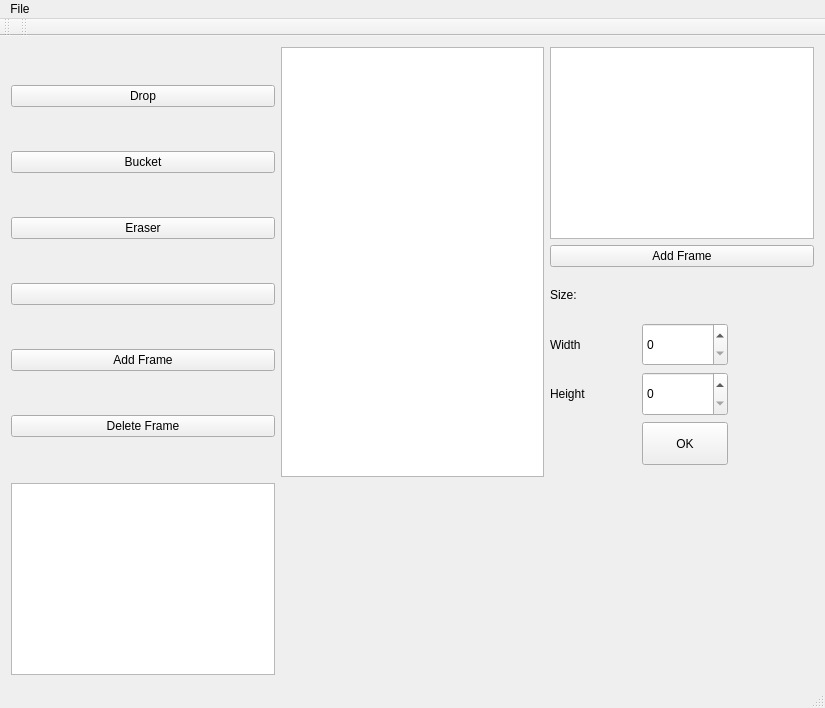
<?xml version="1.0" encoding="UTF-8"?>
<ui version="4.0">
 <class>SpriteView</class>
 <widget class="QMainWindow" name="SpriteView">
  <property name="geometry">
   <rect>
    <x>0</x>
    <y>0</y>
    <width>825</width>
    <height>708</height>
   </rect>
  </property>
  <property name="minimumSize">
   <size>
    <width>0</width>
    <height>0</height>
   </size>
  </property>
  <property name="maximumSize">
   <size>
    <width>16777215</width>
    <height>16777215</height>
   </size>
  </property>
  <property name="palette">
   <palette>
    <active>
     <colorrole role="Highlight">
      <brush brushstyle="SolidPattern">
       <color alpha="0">
        <red>255</red>
        <green>255</green>
        <blue>255</blue>
       </color>
      </brush>
     </colorrole>
     <colorrole role="HighlightedText">
      <brush brushstyle="SolidPattern">
       <color alpha="0">
        <red>255</red>
        <green>255</green>
        <blue>255</blue>
       </color>
      </brush>
     </colorrole>
    </active>
    <inactive>
     <colorrole role="Highlight">
      <brush brushstyle="SolidPattern">
       <color alpha="0">
        <red>255</red>
        <green>255</green>
        <blue>255</blue>
       </color>
      </brush>
     </colorrole>
     <colorrole role="HighlightedText">
      <brush brushstyle="SolidPattern">
       <color alpha="0">
        <red>255</red>
        <green>255</green>
        <blue>255</blue>
       </color>
      </brush>
     </colorrole>
    </inactive>
    <disabled>
     <colorrole role="Highlight">
      <brush brushstyle="SolidPattern">
       <color alpha="255">
        <red>240</red>
        <green>240</green>
        <blue>240</blue>
       </color>
      </brush>
     </colorrole>
     <colorrole role="HighlightedText">
      <brush brushstyle="SolidPattern">
       <color alpha="0">
        <red>255</red>
        <green>255</green>
        <blue>255</blue>
       </color>
      </brush>
     </colorrole>
    </disabled>
   </palette>
  </property>
  <property name="windowTitle">
   <string>SpriteView</string>
  </property>
  <widget class="QWidget" name="centralWidget">
   <property name="maximumSize">
    <size>
     <width>16777215</width>
     <height>16777215</height>
    </size>
   </property>
   <layout class="QGridLayout" name="gridLayout_2">
    <item row="0" column="2">
     <widget class="QTableWidget" name="framesTable"/>
    </item>
    <item row="1" column="2">
     <widget class="QPushButton" name="addFrameButton">
      <property name="text">
       <string>Add Frame</string>
      </property>
     </widget>
    </item>
    <item row="2" column="2">
     <layout class="QGridLayout" name="gridLayout">
      <item row="0" column="0">
       <widget class="QLabel" name="sizeLabel">
        <property name="sizePolicy">
         <sizepolicy hsizetype="MinimumExpanding" vsizetype="MinimumExpanding">
          <horstretch>0</horstretch>
          <verstretch>0</verstretch>
         </sizepolicy>
        </property>
        <property name="text">
         <string>Size:</string>
        </property>
       </widget>
      </item>
      <item row="1" column="0">
       <widget class="QLabel" name="widthLabel">
        <property name="sizePolicy">
         <sizepolicy hsizetype="MinimumExpanding" vsizetype="MinimumExpanding">
          <horstretch>0</horstretch>
          <verstretch>0</verstretch>
         </sizepolicy>
        </property>
        <property name="text">
         <string>Width</string>
        </property>
       </widget>
      </item>
      <item row="2" column="0">
       <widget class="QLabel" name="heightLabel">
        <property name="sizePolicy">
         <sizepolicy hsizetype="MinimumExpanding" vsizetype="MinimumExpanding">
          <horstretch>0</horstretch>
          <verstretch>0</verstretch>
         </sizepolicy>
        </property>
        <property name="text">
         <string>Height</string>
        </property>
       </widget>
      </item>
      <item row="1" column="1">
       <widget class="QSpinBox" name="widthBox">
        <property name="sizePolicy">
         <sizepolicy hsizetype="MinimumExpanding" vsizetype="MinimumExpanding">
          <horstretch>0</horstretch>
          <verstretch>0</verstretch>
         </sizepolicy>
        </property>
       </widget>
      </item>
      <item row="2" column="1">
       <widget class="QSpinBox" name="heightBox">
        <property name="sizePolicy">
         <sizepolicy hsizetype="MinimumExpanding" vsizetype="MinimumExpanding">
          <horstretch>0</horstretch>
          <verstretch>0</verstretch>
         </sizepolicy>
        </property>
       </widget>
      </item>
      <item row="3" column="1">
       <widget class="QPushButton" name="okButton">
        <property name="sizePolicy">
         <sizepolicy hsizetype="MinimumExpanding" vsizetype="Expanding">
          <horstretch>0</horstretch>
          <verstretch>0</verstretch>
         </sizepolicy>
        </property>
        <property name="text">
         <string>OK</string>
        </property>
       </widget>
      </item>
      <item row="3" column="2">
       <spacer name="horizontalSpacer">
        <property name="orientation">
         <enum>Qt::Horizontal</enum>
        </property>
        <property name="sizeHint" stdset="0">
         <size>
          <width>40</width>
          <height>20</height>
         </size>
        </property>
       </spacer>
      </item>
      <item row="3" column="0">
       <spacer name="horizontalSpacer_2">
        <property name="orientation">
         <enum>Qt::Horizontal</enum>
        </property>
        <property name="sizeHint" stdset="0">
         <size>
          <width>40</width>
          <height>20</height>
         </size>
        </property>
       </spacer>
      </item>
     </layout>
    </item>
    <item row="0" column="0" rowspan="5">
     <layout class="QVBoxLayout" name="verticalLayout">
      <item>
       <widget class="QPushButton" name="dropButton">
        <property name="sizePolicy">
         <sizepolicy hsizetype="MinimumExpanding" vsizetype="Fixed">
          <horstretch>0</horstretch>
          <verstretch>0</verstretch>
         </sizepolicy>
        </property>
        <property name="text">
         <string>Drop</string>
        </property>
       </widget>
      </item>
      <item>
       <widget class="QPushButton" name="bucketButton">
        <property name="sizePolicy">
         <sizepolicy hsizetype="MinimumExpanding" vsizetype="Fixed">
          <horstretch>0</horstretch>
          <verstretch>0</verstretch>
         </sizepolicy>
        </property>
        <property name="text">
         <string>Bucket</string>
        </property>
       </widget>
      </item>
      <item>
       <widget class="QPushButton" name="eraseButton">
        <property name="sizePolicy">
         <sizepolicy hsizetype="MinimumExpanding" vsizetype="Fixed">
          <horstretch>0</horstretch>
          <verstretch>0</verstretch>
         </sizepolicy>
        </property>
        <property name="text">
         <string>Eraser</string>
        </property>
       </widget>
      </item>
      <item>
       <widget class="QPushButton" name="colorButton">
        <property name="sizePolicy">
         <sizepolicy hsizetype="MinimumExpanding" vsizetype="Fixed">
          <horstretch>0</horstretch>
          <verstretch>0</verstretch>
         </sizepolicy>
        </property>
        <property name="text">
         <string/>
        </property>
       </widget>
      </item>
      <item>
       <widget class="QPushButton" name="AddFrame">
        <property name="text">
         <string>Add Frame</string>
        </property>
       </widget>
      </item>
      <item>
       <widget class="QPushButton" name="DeleteFrame">
        <property name="text">
         <string>Delete Frame</string>
        </property>
       </widget>
      </item>
     </layout>
    </item>
    <item row="0" column="1" rowspan="5">
     <layout class="QHBoxLayout" name="horizontalLayout">
      <item>
       <widget class="QTableWidget" name="tableWidget">
        <property name="palette">
         <palette>
          <active>
           <colorrole role="Highlight">
            <brush brushstyle="SolidPattern">
             <color alpha="0">
              <red>240</red>
              <green>119</green>
              <blue>70</blue>
             </color>
            </brush>
           </colorrole>
          </active>
          <inactive>
           <colorrole role="Highlight">
            <brush brushstyle="SolidPattern">
             <color alpha="0">
              <red>240</red>
              <green>119</green>
              <blue>70</blue>
             </color>
            </brush>
           </colorrole>
          </inactive>
          <disabled>
           <colorrole role="Highlight">
            <brush brushstyle="SolidPattern">
             <color alpha="255">
              <red>240</red>
              <green>240</green>
              <blue>240</blue>
             </color>
            </brush>
           </colorrole>
          </disabled>
         </palette>
        </property>
        <property name="rowCount">
         <number>0</number>
        </property>
        <attribute name="horizontalHeaderVisible">
         <bool>false</bool>
        </attribute>
        <attribute name="horizontalHeaderCascadingSectionResizes">
         <bool>false</bool>
        </attribute>
        <attribute name="horizontalHeaderDefaultSectionSize">
         <number>15</number>
        </attribute>
        <attribute name="horizontalHeaderHighlightSections">
         <bool>false</bool>
        </attribute>
        <attribute name="horizontalHeaderMinimumSectionSize">
         <number>15</number>
        </attribute>
        <attribute name="horizontalHeaderShowSortIndicator" stdset="0">
         <bool>false</bool>
        </attribute>
        <attribute name="verticalHeaderVisible">
         <bool>false</bool>
        </attribute>
        <attribute name="verticalHeaderCascadingSectionResizes">
         <bool>false</bool>
        </attribute>
        <attribute name="verticalHeaderDefaultSectionSize">
         <number>15</number>
        </attribute>
        <attribute name="verticalHeaderHighlightSections">
         <bool>false</bool>
        </attribute>
        <attribute name="verticalHeaderMinimumSectionSize">
         <number>15</number>
        </attribute>
       </widget>
      </item>
     </layout>
    </item>
    <item row="4" column="2">
     <widget class="QFrame" name="frame">
      <property name="frameShape">
       <enum>QFrame::StyledPanel</enum>
      </property>
      <property name="frameShadow">
       <enum>QFrame::Raised</enum>
      </property>
     </widget>
    </item>
    <item row="5" column="0">
     <widget class="QTableWidget" name="LayersTable"/>
    </item>
   </layout>
  </widget>
  <widget class="QMenuBar" name="menuBar">
   <property name="geometry">
    <rect>
     <x>0</x>
     <y>0</y>
     <width>825</width>
     <height>26</height>
    </rect>
   </property>
   <widget class="QMenu" name="menuSprite_Editor">
    <property name="title">
     <string>File</string>
    </property>
    <addaction name="actionNew_File"/>
    <addaction name="actionOpen_File"/>
    <addaction name="actionLoad_File"/>
    <addaction name="actionSave_File"/>
   </widget>
   <addaction name="menuSprite_Editor"/>
  </widget>
  <widget class="QToolBar" name="mainToolBar">
   <attribute name="toolBarArea">
    <enum>TopToolBarArea</enum>
   </attribute>
   <attribute name="toolBarBreak">
    <bool>false</bool>
   </attribute>
  </widget>
  <widget class="QStatusBar" name="statusBar"/>
  <widget class="QToolBar" name="toolBar">
   <property name="windowTitle">
    <string>toolBar</string>
   </property>
   <attribute name="toolBarArea">
    <enum>TopToolBarArea</enum>
   </attribute>
   <attribute name="toolBarBreak">
    <bool>false</bool>
   </attribute>
  </widget>
  <action name="actionNew_File">
   <property name="text">
    <string>New File</string>
   </property>
  </action>
  <action name="actionOpen_File">
   <property name="text">
    <string>Open File</string>
   </property>
  </action>
  <action name="actionLoad_File">
   <property name="text">
    <string>Load File</string>
   </property>
  </action>
  <action name="actionSave_File">
   <property name="text">
    <string>Save File</string>
   </property>
  </action>
 </widget>
 <layoutdefault spacing="6" margin="11"/>
 <resources/>
 <connections/>
</ui>
